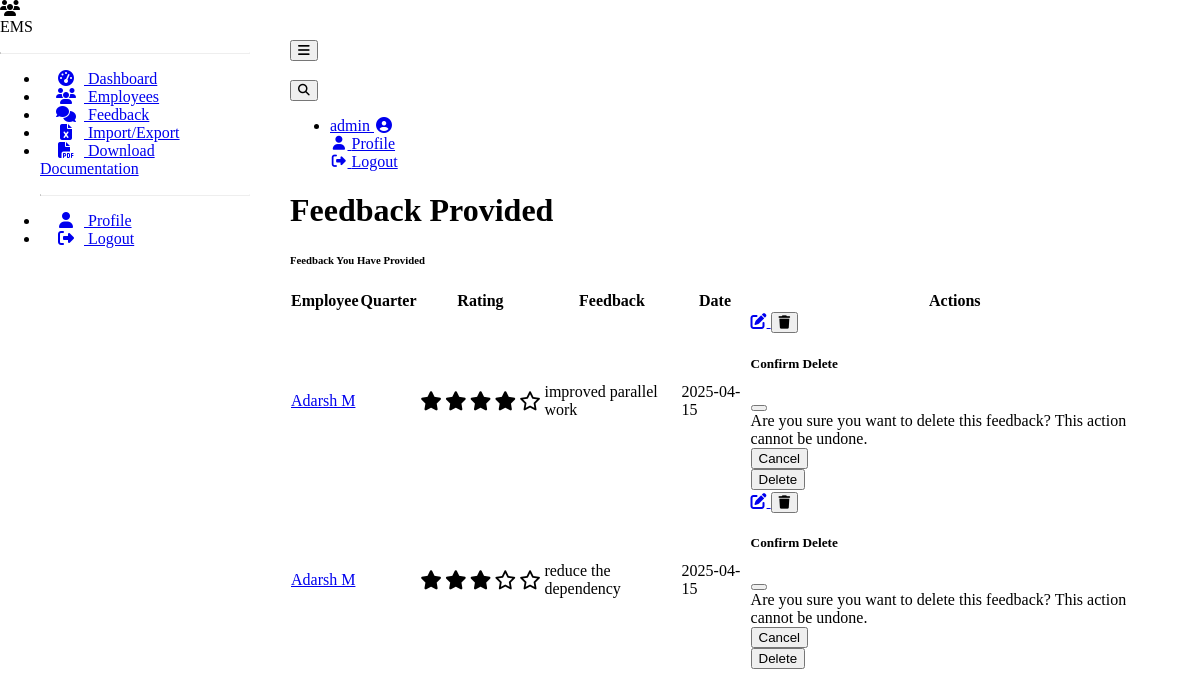
The page /feedback/ (signed in) on the database as committed earlier.
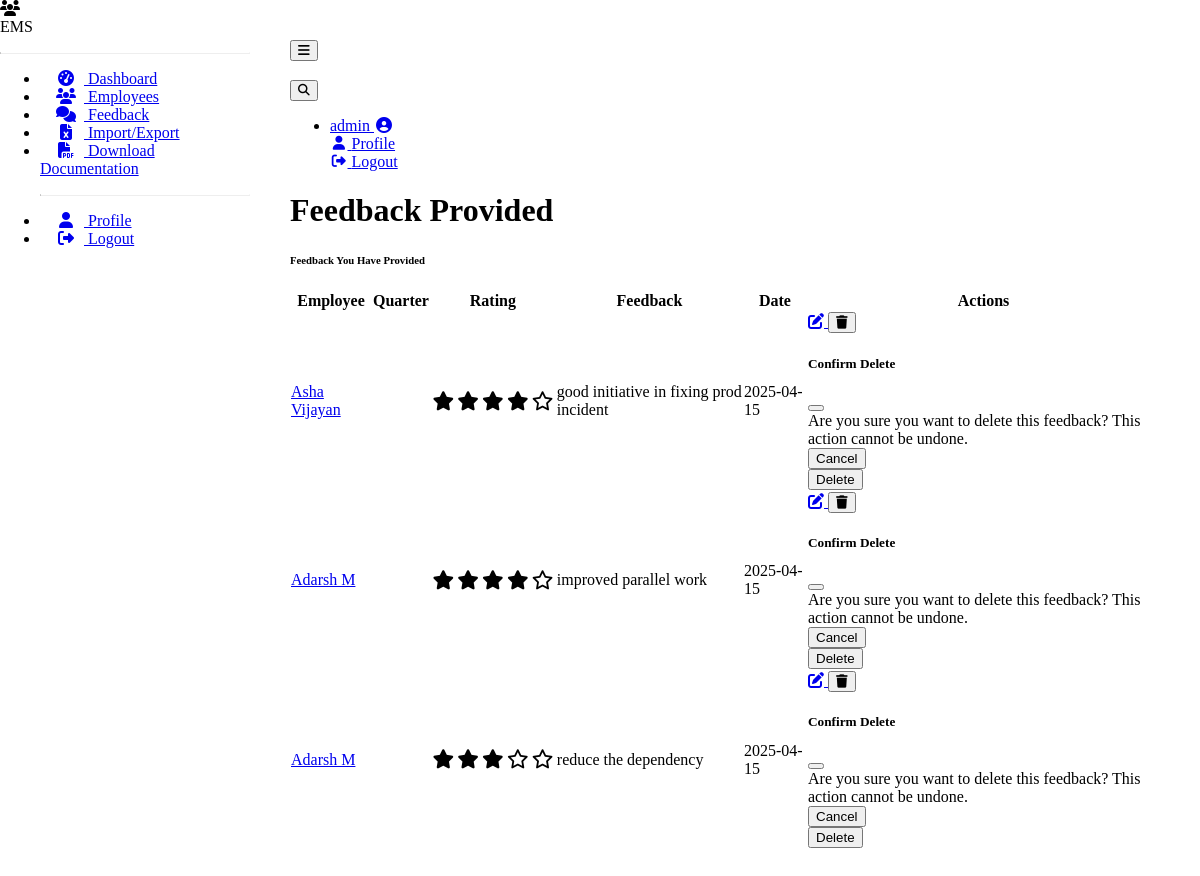
The same page on the database as committed later.
### models.py (models this page shows, shortened)
class Feedback(db.Model):
    __tablename__ = 'feedback'
    id = db.Column(db.Integer, primary_key=True)
    employee_id = db.Column(db.Integer, db.ForeignKey('employees.id'), nullable=False)
    provided_by_id = db.Column(db.Integer, db.ForeignKey('users.id'), nullable=False)
    provided_by = db.relationship('User', foreign_keys=[provided_by_id])
    rating = db.Column(db.Integer, nullable=False)  # e.g., 1-5 rating scale
    feedback_text = db.Column(db.Text, nullable=False)
    feedback_date = db.Column(db.DateTime, default=datetime.utcnow)
    month = db.Column(db.String(7), nullable=False)  # e.g., "2023-01"

class Employee(db.Model):
    __tablename__ = 'employees'
    id = db.Column(db.Integer, primary_key=True)
    full_name = db.Column(db.String(100), nullable=False)
    joining_date = db.Column(db.Date, nullable=False)
    benzyl = db.Column(db.String(50), unique=True, nullable=False)  # Employee ID or username
    role = db.Column(db.String(100), nullable=False)
    skill = db.Column(db.String(100), nullable=False)
    team = db.Column(db.String(100), nullable=False)
    grade = db.Column(db.String(20), nullable=False)
    designation = db.Column(db.String(100), nullable=False)
    location = db.Column(db.String(100), nullable=False)
    user_id = db.Column(db.Integer, db.ForeignKey('users.id'), nullable=True)
    user = db.relationship('User', foreign_keys=[user_id])
    manager_id = db.Column(db.Integer, db.ForeignKey('users.id'), nullable=True)
    feedback_received = db.relationship('Feedback', backref='employee', lazy='dynamic',
                                        foreign_keys='Feedback.employee_id')

### feedback.py (the view, shortened to what this page needs)
@feedback_bp.route('/')
@login_required
def feedback_list():
    current_employee = Employee.query.filter_by(user_id=current_user.id).first()
    if current_user.is_manager:
        direct_reportees = Employee.query.filter_by(manager_id=current_user.id).all()
        direct_reportee_ids = [emp.id for emp in direct_reportees]
        indirect_reportees = []
        for reportee in direct_reportees:
            reportee_user = User.query.get(reportee.user_id)
            if reportee_user and reportee_user.is_manager:
                indirect = Employee.query.filter_by(manager_id=reportee.user_id).all()
                indirect_reportees.extend(indirect)
        all_reportee_ids = direct_reportee_ids + [emp.id for emp in indirect_reportees]
        feedback = Feedback.query.filter(Feedback.employee_id.in_(all_reportee_ids))\
            .order_by(Feedback.feedback_date.desc()).all()
        context = {
            'feedback': feedback,
            'is_manager': True,
            'view_type': 'provided'
        }
    return render_template('feedback_list.html', **context)

### app.py (called while the page is built)
@login_manager.user_loader
def load_user(user_id):
    from models import User  # Import here to avoid circular imports
    return User.query.get(int(user_id))

### templates/feedback_list.html (shortened to what the changed rows need)
{% extends "base.html" %}
{% block content %}
<div class="container-fluid">
    <div class="d-flex justify-content-between align-items-center mb-4">
        <h1 class="h3 text-gray-800">
            {% if view_type == 'provided' %}
            Feedback Provided
            {% elif view_type == 'received' %}
            Feedback Received
            {% elif view_type == 'for_employee' %}
            Feedback for {{ employee.full_name }}
            {% endif %}
        </h1>
    </div>
    <div class="card shadow mb-4">
        <div class="card-body">
            {% if feedback %}
            <div class="table-responsive">
                <table class="table table-bordered" id="feedbackTable" width="100%" cellspacing="0">
                    <thead>
                        <tr>
                            {% if view_type != 'for_employee' %}
                            <th>Employee</th>
                            {% endif %}
                            <th>Quarter</th>
                            <th>Rating</th>
                            <th>Feedback</th>
                            <th>Date</th>
                            {% if is_manager and view_type != 'received' %}
                            <th>Actions</th>
                            {% endif %}
                        </tr>
                    </thead>
                    <tbody>
                        {% for fb in feedback %}
                        <tr>
                            {% if view_type != 'for_employee' %}
                            <td>
                                <a href="{{ url_for('employee.employee_detail', employee_id=fb.employee.id) }}">
                                    {{ fb.employee.full_name }}
                                </a>
                            </td>
                            {% endif %}
                            <td>{{ fb.quarter }}</td>
                            <td>
                                <div class="feedback-rating">
                                    {% for i in range(fb.rating) %}
                                    <i class="fas fa-star feedback-star"></i>
                                    {% endfor %}
                                    {% for i in range(5 - fb.rating) %}
                                    <i class="far fa-star feedback-star"></i>
                                    {% endfor %}
                                </div>
                            </td>
                            <td>{{ fb.feedback_text }}</td>
                            <td>{{ fb.feedback_date.strftime('%Y-%m-%d') }}</td>
                            {% if is_manager and view_type != 'received' and fb.provided_by_id == current_user.id %}
                            <td>
                                <div class="btn-group" role="group">
                                    <a href="{{ url_for('feedback.edit_feedback', feedback_id=fb.id) }}"
                                       class="btn btn-warning btn-sm" data-bs-toggle="tooltip" title="Edit Feedback">
                                        <i class="fas fa-edit"></i>
                                    </a>
                                    <button type="button" class="btn btn-danger btn-sm confirm-delete"
                                            data-bs-toggle="modal" data-bs-target="#deleteFeedbackModal{{ fb.id }}"
                                            title="Delete Feedback">
                                        <i class="fas fa-trash"></i>
                                    </button>
                                    <div class="modal fade" id="deleteFeedbackModal{{ fb.id }}" tabindex="-1"
                                         aria-labelledby="deleteFeedbackModalLabel" aria-hidden="true">
                                        <div class="modal-dialog">
                                            <div class="modal-content">
                                                <div class="modal-header">
                                                    <h5 class="modal-title" id="deleteFeedbackModalLabel">
                                                        Confirm Delete
                                                    </h5>
                                                    <button type="button" class="btn-close" data-bs-dismiss="modal"
                                                            aria-label="Close"></button>
                                                </div>
                                                <div class="modal-body">
                                                    Are you sure you want to delete this feedback?
                                                    This action cannot be undone.
                                                </div>
                                                <div class="modal-footer">
                                                    <button type="button" class="btn btn-secondary"
                                                            data-bs-dismiss="modal">Cancel</button>
                                                    <form action="{{ url_for('feedback.delete_feedback', feedback_id=fb.id) }}"
                                                          method="POST">
                                                        <button type="submit" class="btn btn-danger">Delete</button>
                                                    </form>
                                                </div>
                                            </div>
                                        </div>
                                    </div>
                                </div>
                            </td>
                            {% elif is_manager and view_type != 'received' %}
                            <td>-</td>
                            {% endif %}
                        </tr>
                        {% endfor %}
                    </tbody>
                </table>
            </div>
            {% endif %}
        </div>
    </div>
</div>
{% endblock %}

Rows that differ between the two databases and show on the page:
added Feedback: employee.full_name "Asha Vijayan", rating 4 (drawn), feedback_text "good initiative in fixing prod incident", feedback_date "2025-04-15"
